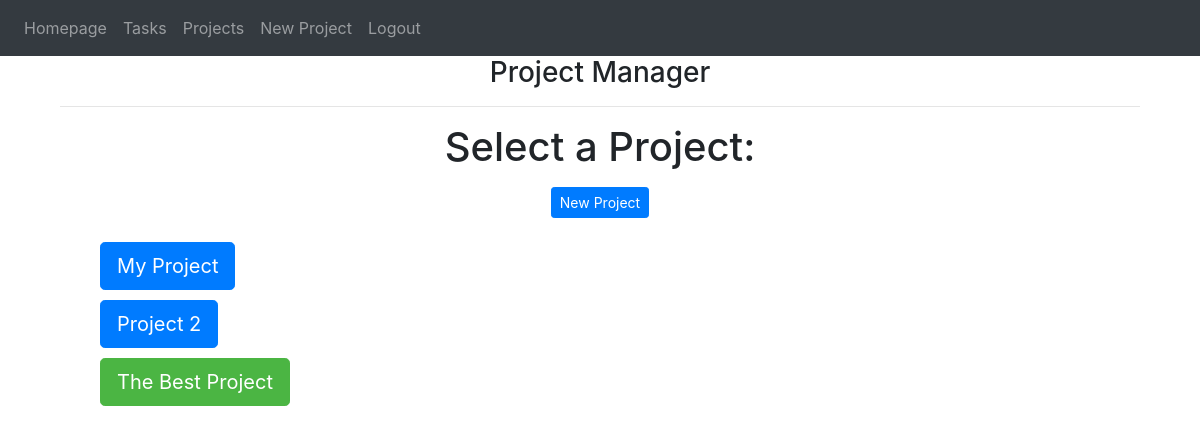
/projectmanager (signed in), run on an earlier commit of the app's database.
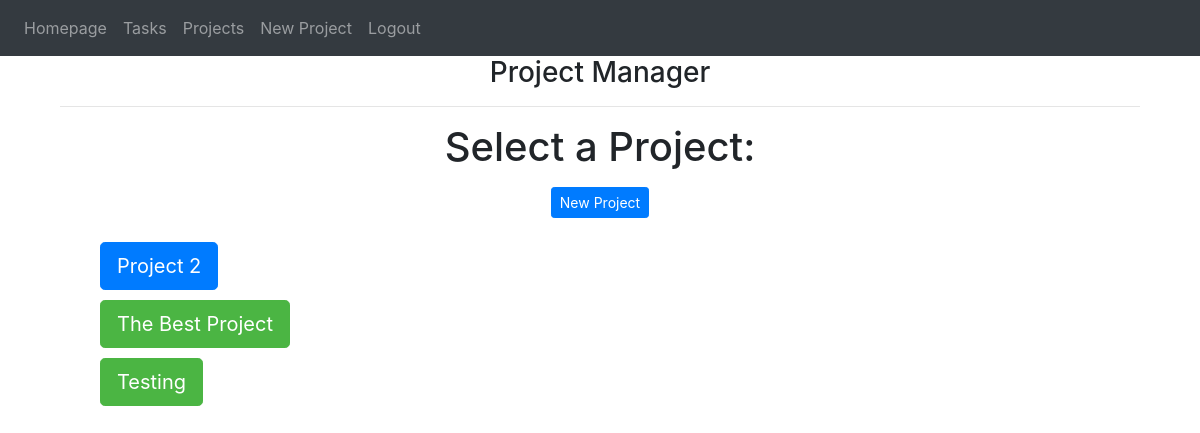
And on a later commit of the database.
### website/models.py (models this page shows)
class Project(db.Model):
    id = db.Column(db.Integer, primary_key=True)
    name = db.Column(db.String(120))
    start_date = db.Column(db.DateTime(timezone=True), default=func.now)
    deadline = db.Column(db.DateTime(timezone=True), default=func.now)
    description = db.Column(db.String(9999))
    users = db.relationship('User', secondary='project_user_association', back_populates='projects')
    is_default = db.Column(db.Boolean, default=False)
    completed = db.Column(db.Boolean, default=False)
    tasks = db.relationship('Task', backref='project', cascade='all, delete-orphan', lazy=True)

### website/auth.py (the view)
@auth.route('/projectmanager')
@login_required
def projectManager():
    projects = Project.query.filter(Project.users.any(id=current_user.id), ~Project.is_default).all()
    print(projects)
    return render_template("projectManager.html", user=current_user, projects=projects)

### website/__init__.py (called while the page is built)
def create_app(testing=False):
    app = Flask(__name__)
    app.config['SECRET_KEY'] = 'abcd'
    app.config['SQLALCHEMY_DATABASE_URI'] = f'sqlite:///{DB_NAME}'
    if testing:
        app.config['SQLALCHEMY_DATABASE_URI'] = f'sqlite:///{TEST_DB_NAME}'
    db.init_app(app)
    from .views import views
    from .auth import auth
    app.register_blueprint(views, url_prefix='/')
    app.register_blueprint(auth, url_prefix='/')
    from .models import User, Task, Project
    with app.app_context():
        db.create_all()
    login_manager = LoginManager()
    login_manager.login_view = 'auth.login'
    login_manager.init_app(app)
    @login_manager.user_loader
    def load_user(id):
        return User.query.get(int(id))
    return app

### website/templates/projectManager.html (shortened to what this page needs)
{% extends "base.html" %}
{% block content %}
<h3 align="center">Project Manager</h3>
<div class="container">
    <hr>
    {% if not projects %}
        <h1 align="center"> You have no Projects</h1>
    {% else %}
        <h1 align="center"> Select a Project: </h1>
    {% endif %}
    <a align="center" class="nav-item nav-link" href="{{ url_for('auth.new_project') }}">
        <button type="button" class="btn btn-primary btn-sm">New Project</button>
    </a>
    <ul style="list-style-type: none">
        {% for prj in projects %}
        <li>
            <button type="button" class="btn btn-primary btn-lg project-button {% if prj.completed %}project-completed{% endif %}"
                    data-name="{{ prj.name }}"
                    data-info="{{ prj.description }}"
                    data-id="{{ prj.id }}"
                    data-completed="{{ prj.completed }}">
                {{ prj.name }}
            </button>
        </li>
        {% endfor %}
    </ul>
</div>
</body>
</html>
{% endblock %}

What changed in the data, as far as the page shows it:
removed Project: name "My Project", completed False (drawn)
added Project: name "Testing", completed True (drawn)
